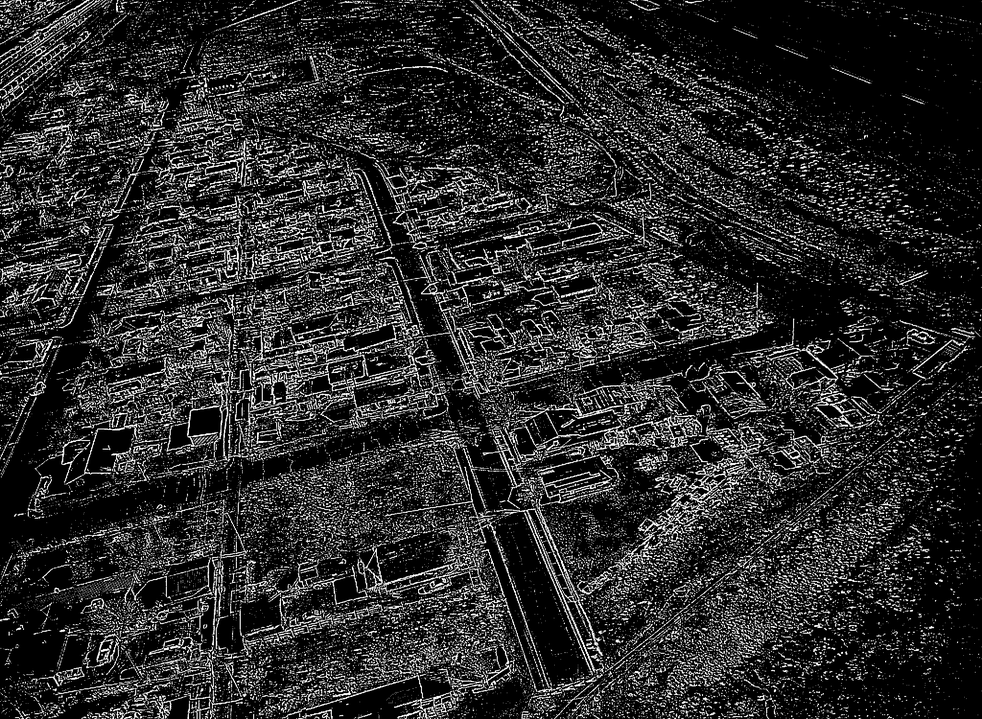
#> input picture Sample_BinaryImage_2.png, 982 x 719 px, shrunk from 2048 x 1500 before the run
$ python boilerplate.py   (older library calls are emulated)
#> lines starting #> are read from the running program, lines starting #| are printed output that depends on the picture; after the words box and inside, x2 and y2 are one past the last pixel; in counts of white or black regions, pixels touching at a corner belong together
import cv2
import numpy as np
import threading
import time
from PIL import Image
from skimage.restoration import estimate_sigma
import math
import os
import multiprocessing

def est_noise(image):
    return estimate_sigma(image, average_sigmas=True, multichannel=True)


def median():

    img = cv2.imread('Sample_BinaryImage_2.png', 1)
#> img is the input picture: shape (719, 982, 3); min 0, max 255, mean 43.1
    median_blur = cv2.medianBlur(img, 3)
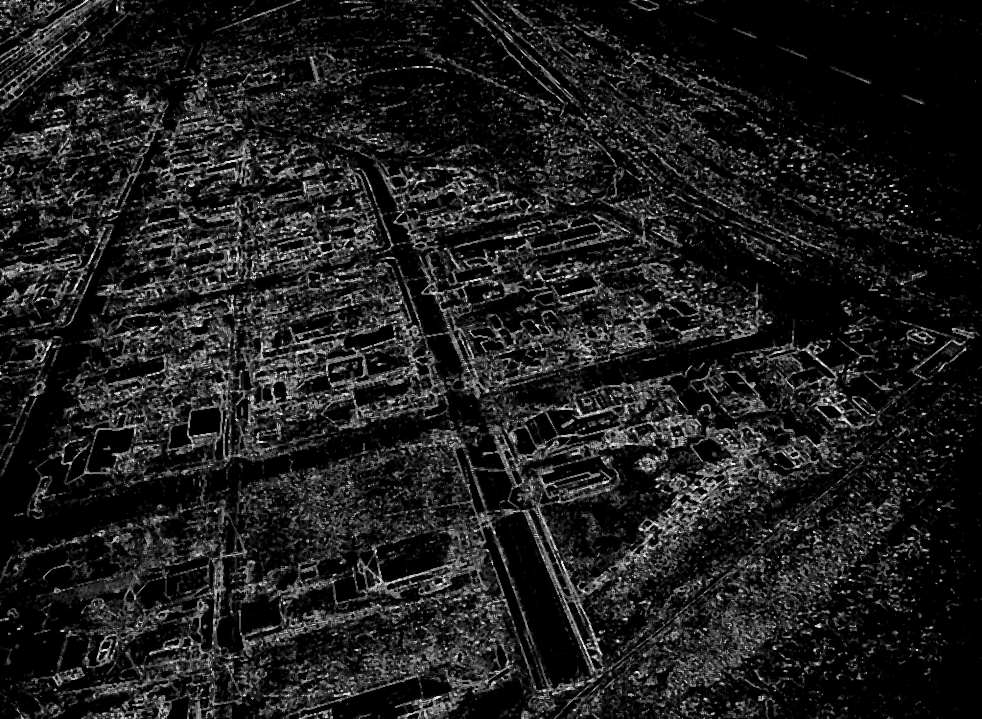
#> median_blur: shape (719, 982, 3); min 0, max 255, mean 30
    cv2.imwrite('output1.jpg', median_blur)
    p=str(est_noise(median_blur))
#> p = '6.826858481425259'
    file=open("myfile.txt","a")
    file.write(p)
    file.write("\n")
    file.close()

def connected():

    src = cv2.imread('Sample_BinaryImage_2.png', cv2.IMREAD_GRAYSCALE)
#> src: shape (719, 982); min 0, max 255, mean 43.1
    # convert to binary by thresholding
    ret, binary_map = cv2.threshold(src, 127, 255, 0)
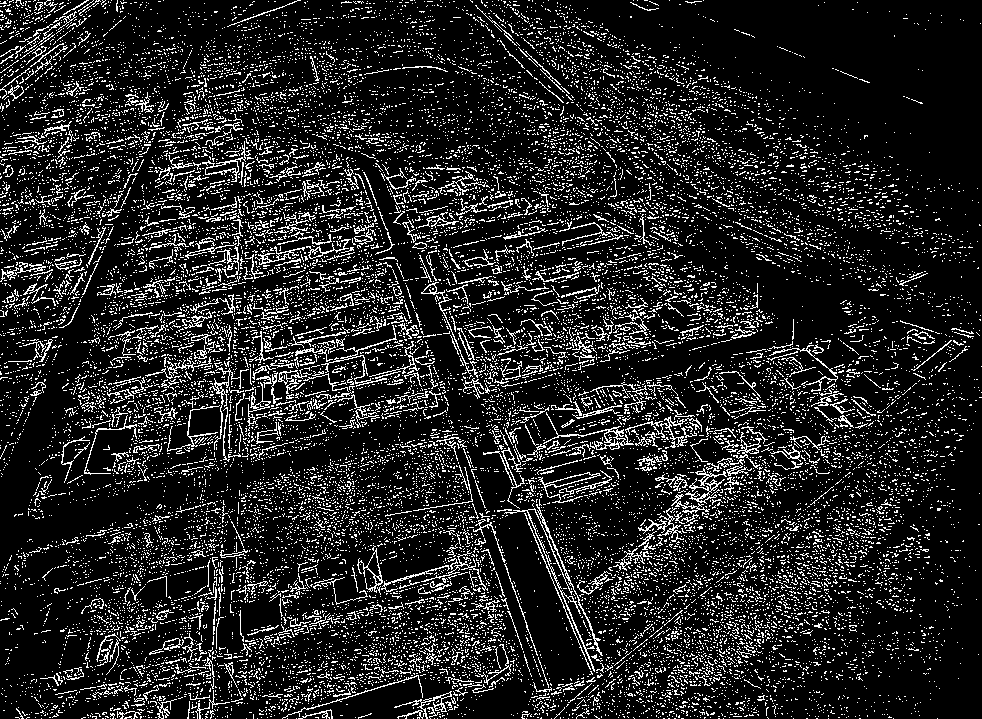
#> binary_map: shape (719, 982); 13.9% white in thin lines or dots

    # do connected components processing
    nlabels, labels, stats, centroids = cv2.connectedComponentsWithStats(binary_map, None, None, None, 8, cv2.CV_32S)
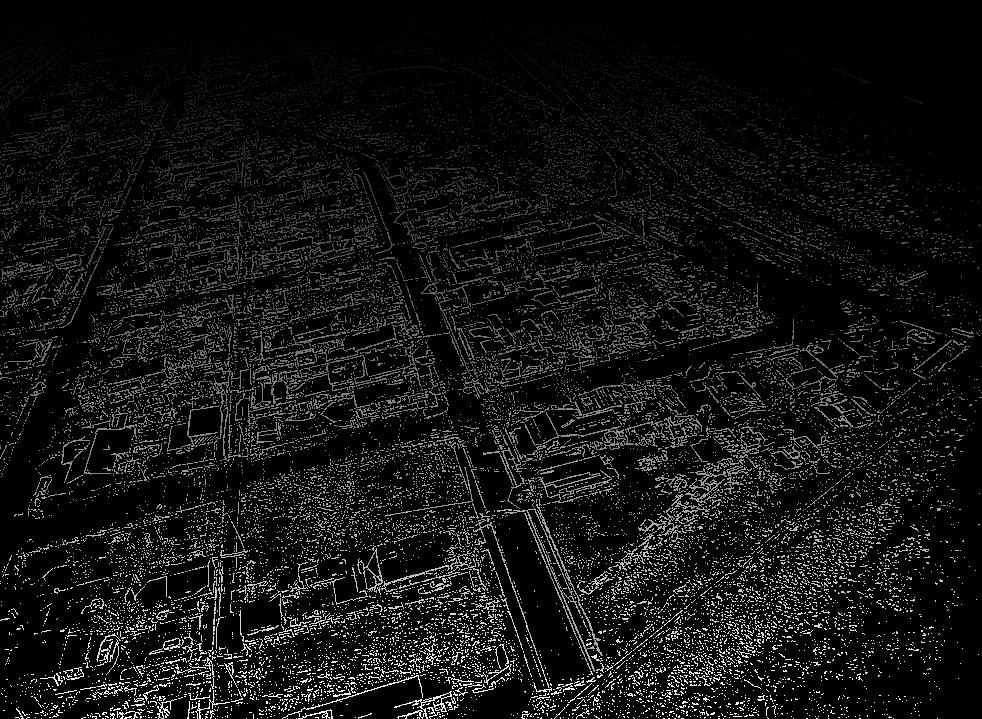
#> labels: shape (719, 982) int32; min 0, max 20977, mean 1462.9; drawn with min black and max white
#> nlabels = 20978; centroids = 20978 pairs, first value 0 to 981, second value 0 to 718

    # get CC_STAT_AREA component as stats[label, COLUMN]
    areas = stats[1:, cv2.CC_STAT_AREA]

    result = np.zeros((labels.shape), np.uint8)

    for i in range(0, nlabels - 1):
        if areas[i] >= 10:  # keep
            result[labels == i + 1] = 255
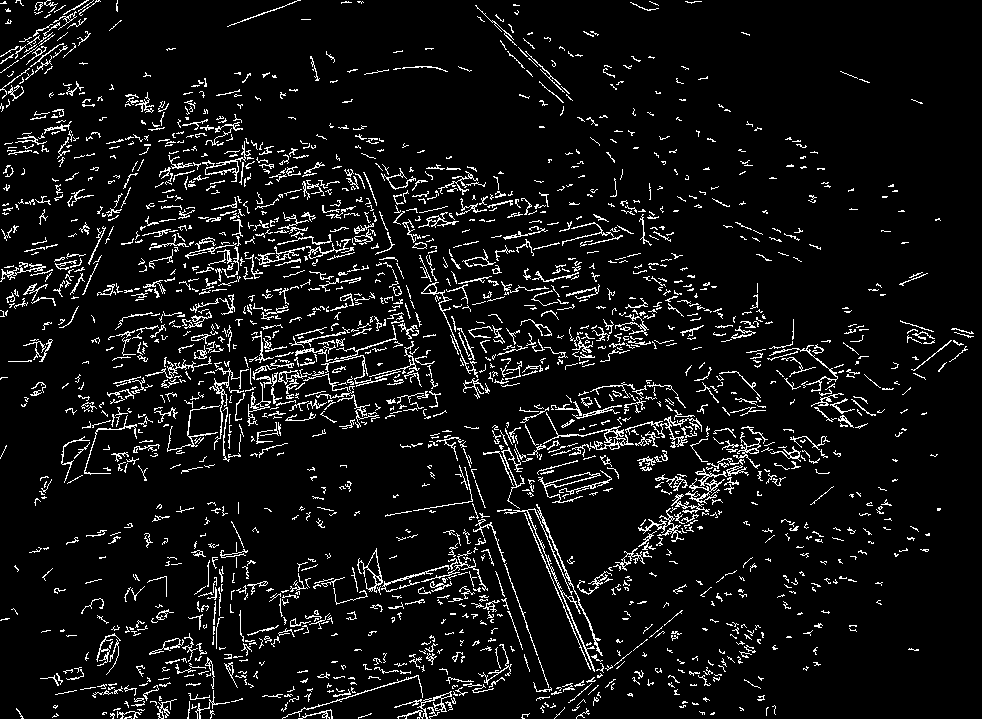
#> result: shape (719, 982); 7.3% white in thin lines or dots
    median_blur = cv2.medianBlur(result, 3)
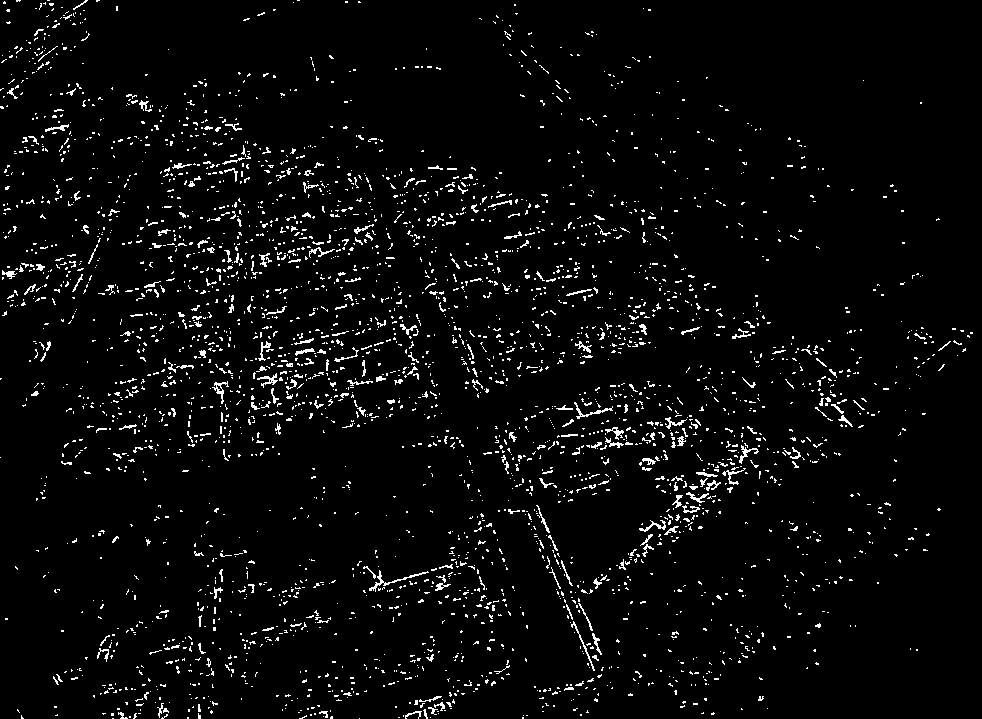
#> median_blur: shape (719, 982); 3.8% white in thin lines or dots
    cv2.imwrite('output2.jpg', median_blur)
    p= str(est_noise(median_blur))
#> p = 'nan'
    file = open("myfile.txt", "a")
    file.write(p)
    file.write("\n")
    file.close()


def Gaussian():

    img = cv2.imread('Sample_BinaryImage_2.png', 0)
    blur = cv2.GaussianBlur(img, (7, 7), 0)
    thresh = cv2.threshold(blur, 90, 300, cv2.THRESH_BINARY)[1]
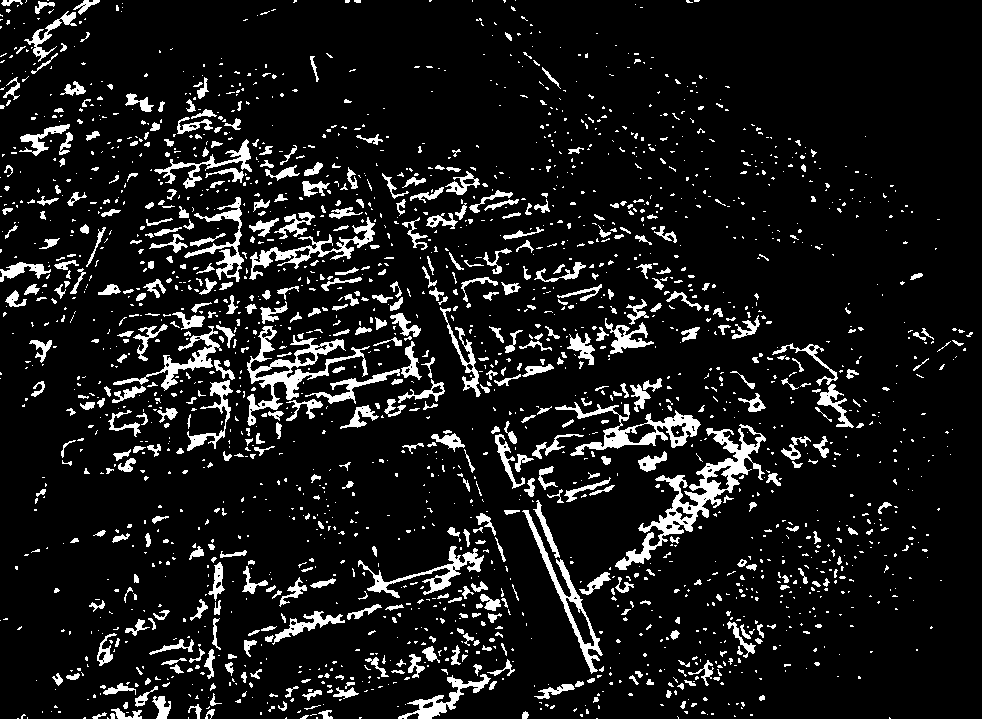
#> thresh: shape (719, 982); 10% white; 2163 white regions (1624 under 20 px), largest, box (x1, y1, x2, y2) and area: (615, 424, 766, 570) 3839, (247, 326, 370, 426) 2612, (555, 402, 701, 456) 2068
    cv2.imwrite('output3.jpg', thresh)
    p = str(est_noise(thresh))
#> p = 'nan'
    file = open("myfile.txt", "a")
    file.write(p)
    file.write("\n")
    file.close()


if __name__ == '__main__':
    total_time = 0.0
    start_timer = 0.0
    end_timer = 0.0

    # START TIMER
    start_timer = cv2.getTickCount()

    # ------------------------------------------------------------------------------------------------ #
    #                                          START CODE HERE                                         #
    # ------------------------------------------------------------------------------------------------ #
    #threading.Thread(target=median).start()
    #threading.Thread(target=connected).start()
    #threading.Thread(target=Gaussian).start()
    p1 = multiprocessing.Process(target=median)
    p1.start()
    p1.join()
    p2 = multiprocessing.Process(target=connected)
    p2.start()
    p2.join()
    p3 = multiprocessing.Process(target=Gaussian)
    p3.start()
    p3.join()

    A = []
    time.sleep(1)
    file = open("myfile.txt" , "r")
    for num in file:
        A.append(num)
        print(num)
    l=max(A[0],A[1],A[2])
    final=A.index(l)
    print(final)
    file.close()
    if os.path.exists("myfile.txt"):
        os.remove("myfile.txt")


    # Your code here

    # ------------------------------------------------------------------------------------------------ #
    #                                           END CODE HERE                                          #
    # ------------------------------------------------------------------------------------------------ #

    # END TIMER
    end_timer = cv2.getTickCount()

    if final==0:
        img1 = cv2.imread("output1.jpg")
        cv2.imshow('final', img1)
        cv2.waitKey(0)
        cv2.destroyAllWindows()
    if final==1:
        img2 = cv2.imread("output2.jpg")
#> img2: shape (719, 982, 3); min 0, max 255, mean 9.8
        cv2.imshow('final', img2)
        cv2.waitKey(0)
        cv2.destroyAllWindows()
    if final==3:
        img3 = cv2.imread("output3.jpg")
        cv2.imshow('final', img3)
        cv2.waitKey(0)
        cv2.destroyAllWindows()

    message = 'Time taken: {:0.4f} ms'
    total_time = (end_timer - start_timer) * 1000 / cv2.getTickFrequency()
    print(message.format(total_time))

    pass

$ run again, with Sample_BinaryImage_1.png copied over Sample_BinaryImage_2.png
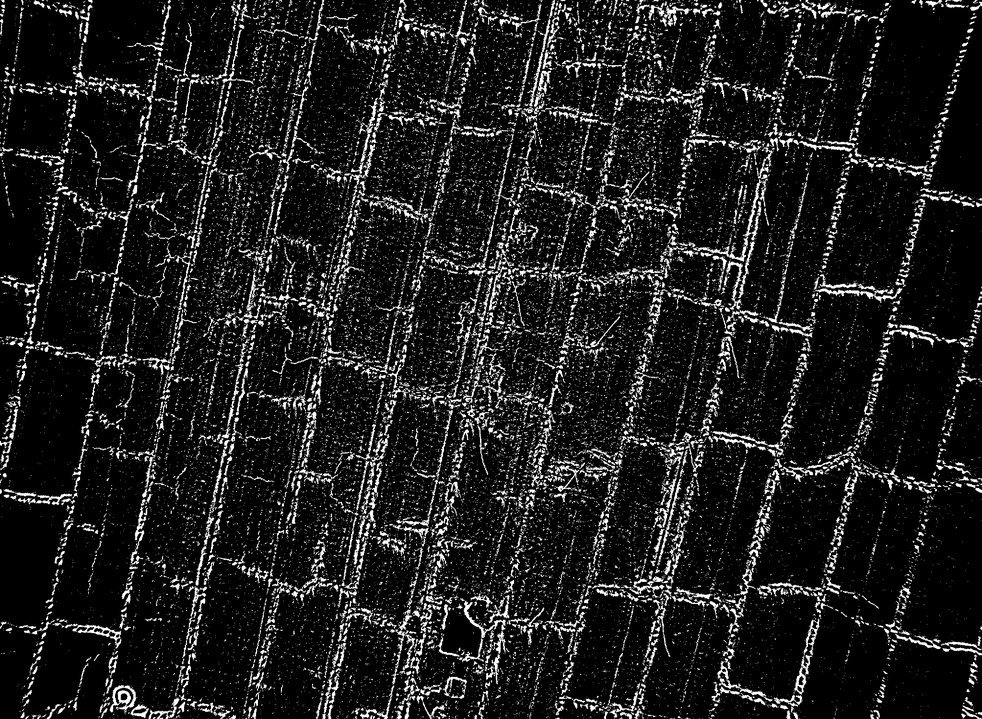
#> input picture Sample_BinaryImage_1.png, 982 x 719 px, shrunk from 2048 x 1500 before the run
#> in median, img is the input picture: shape (719, 982, 3); min 0, max 255, mean 29.7
#> in median, `p=str(est_noise(median_blur))`: p = '4.1183783478316665'
#> binary_map: shape (719, 982); 9.5% white in thin lines or dots
#> in connected, `nlabels, labels, stats, centroids = cv2.connectedComponentsWithStats(b..`:
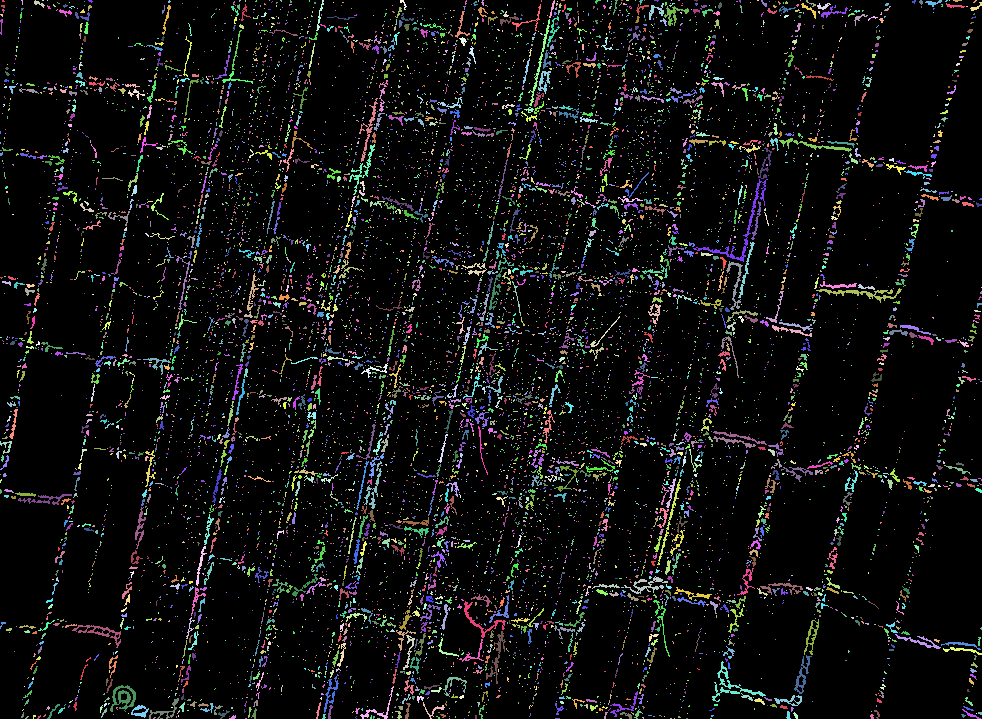
#> labels: shape (719, 982) int32; 9005 distinct labels, from 0 to 9004; one colour per label, 0 black
#> nlabels = 9005; centroids = 9005 pairs, first value 0 to 981, second value 0 to 718
#> areas = 9004 values, max 437 at index 2348, min 1 at index 4, mean 7.49
#> in connected, `p= str(est_noise(median_blur))`: p = '131.1497821076171'
#> in Gaussian, `thresh = cv2.threshold(blur, 90, 300, cv2.THRESH_BINARY)[1]`:
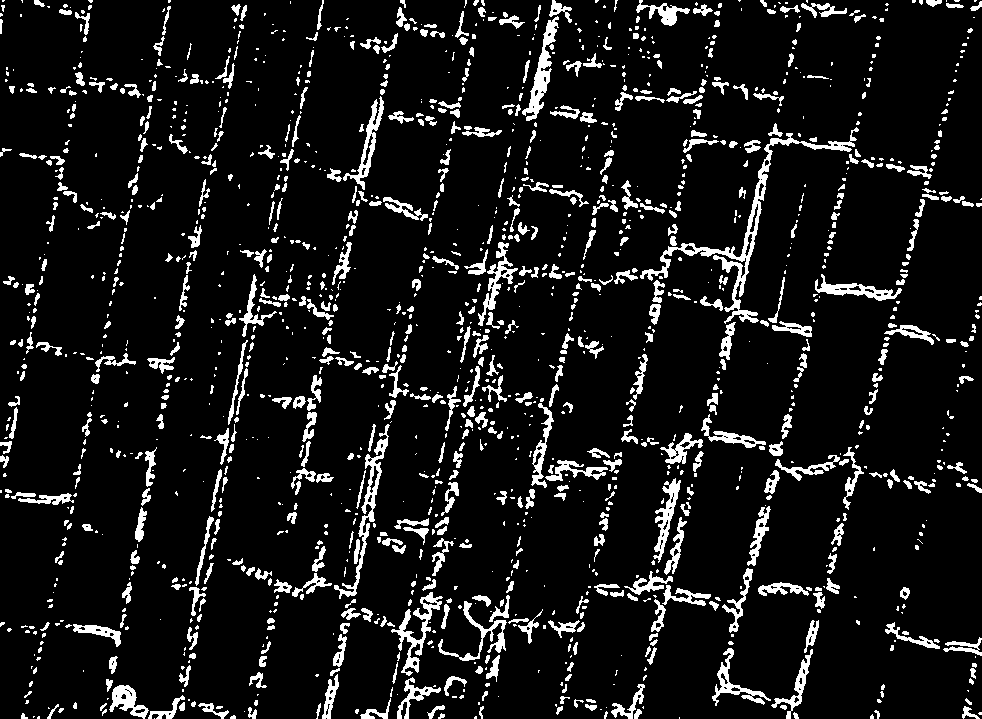
#> thresh: shape (719, 982); 9.5% white; 1583 white regions (922 under 20 px), largest, box (x1, y1, x2, y2) and area: (640, 127, 859, 324) 2858, (334, 424, 390, 599) 1229, (522, 16, 559, 121) 1089
#> in Gaussian, `p = str(est_noise(thresh))`: p = '96.90156996340224'
